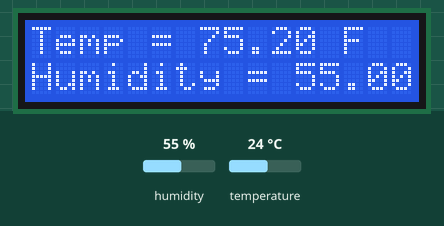
This sketch was run on a simulated Arduino Nano, built with avr-gcc and run on an emulated ATmega328P. On the bench: 16×2 character LCD. The inputs (shaded band) are chosen by the test bench; at power-on: humidity 55 %, temperature 24 °C. What the sketch prints to the serial monitor is not drawn.

Above: at 3.6 s.
3.7 s: humidity set to 22 %
At 6.7 s:
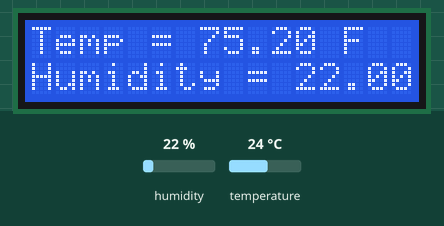
8.2 s: temperature set to 12 °C
At 10.3 s:
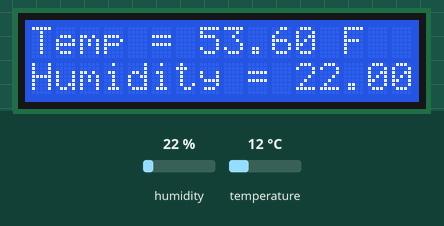
12.7 s: humidity set to 40 %
At 16.1 s:
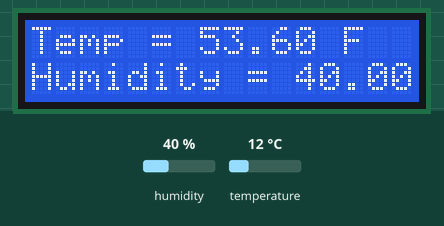
17.2 s: temperature set to 19 °C
At 18.4 s:
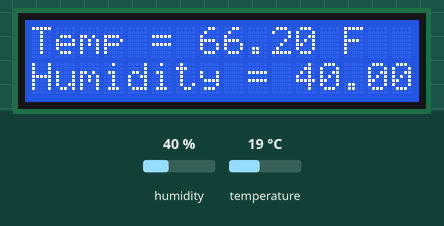
Timing chart, 0 to 20.2 s (numbered marks = the images above; inputs shaded):
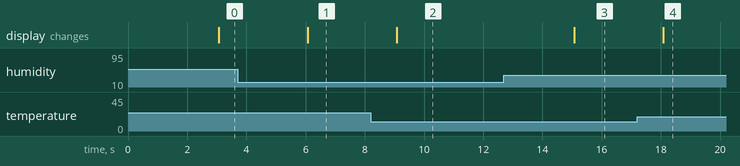

The sketch:

DHT_1602.ino
```cpp
// (licence header left out)
#include <dht_nonblocking.h>
#include <LiquidCrystal.h>

// Sensor type definition
#define DHT_SENSOR_TYPE DHT_TYPE_11

static const int DHT_SENSOR_PIN = 2;
DHT_nonblocking dht_sensor( DHT_SENSOR_PIN, DHT_SENSOR_TYPE );

// initialize the library with the numbers of the interface pins
LiquidCrystal lcd(7, 8, 9, 10, 11, 12);

/*
 * Initialize the serial port.
 */
void setup( )
{
  Serial.begin( 9600);

  // set up the LCD's number of columns and rows:
  lcd.begin(16, 2);

  // Print a message to the LCD.
  lcd.print("Hello Cuni!");
}

/*
 * Poll for a measurement, keeping the state machine alive.  Returns
 * true if a measurement is available.
 */
static bool measure_environment( float *temperature, float *humidity )
{
  static unsigned long measurement_timestamp = millis( );

  /* Measure once every four seconds. */
  if( millis( ) - measurement_timestamp > 3000ul )
  {
    if( dht_sensor.measure( temperature, humidity ) == true )
    {
      measurement_timestamp = millis( );
      return( true );
    }
  }

  return( false );
}

/*
 * Main program loop.
 */
void loop( )
{
  float temperature;
  float humidity;

  /* Measure temperature and humidity.  If the functions returns
     true, then a measurement is available. */
  if( measure_environment( &temperature, &humidity ) == true )
  {
    Serial.print( "T = " );
    Serial.print( temperature, 1 );
    Serial.print( " deg. C, H = " );
    Serial.print( humidity, 1 );
    Serial.println( "%" );

    lcd.setCursor(0, 0);
    lcd.print("Temp = ");
    lcd.print(temperature * 9 / 5 + 32);
    lcd.print(" F ");

    // set the cursor to column 0, line 1
    // (note: line 1 is the second row, since counting begins with 0):
    lcd.setCursor(0, 1);
    lcd.print("Humidity = ");
    lcd.print(humidity);
    lcd.print(" % ");
  }
}
```

Measured:
- after the input at 3.7 s, the display: changes after 2.4 s (image 1)
- after the input at 8.2 s, the display: changes after 0.87 s (image 2)
- after the input at 12.7 s, the display: changes after 2.4 s (image 3)
- after the input at 17.2 s, the display: changes after 0.88 s (image 4)
